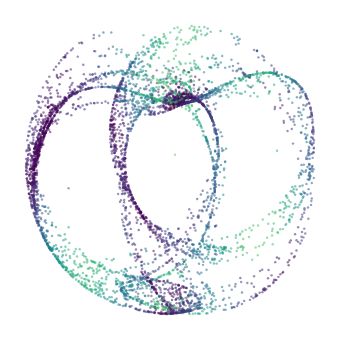

Vega-Lite specification stored for this chart:
### Vega-Lite specification from a JSON file in a GitHub repository (floating-point values rounded to 4 significant figures; data arrays with more than 128 entries replaced by an {"elided": "..."} marker saying what was removed)
{"background": null, "config": {"arc": {"fill": "#DBDBDB", "fillOpacity": 1.0, "innerRadius": 40.0, "padAngle": 0.03, "stroke": "black", "strokeOpacity": 1, "strokeWidth": 0.25}, "area": {"fill": "#DBDBDB", "fillOpacity": 1.0, "stroke": "black", "strokeOpacity": 1, "strokeWidth": 0.25}, "axis": {"domain": true, "domainCap": "round", "domainColor": "black", "domainWidth": 0.25, "grid": false, "gridCap": "round", "gridColor": "#F1F1F1", "gridDash": [0, 0], "gridOpacity": 1.0, "gridWidth": 0.25, "labelColor": "black", "labelFont": "Helvetica Neue, HelveticaNeue, Helvetica, Arial, sans-serif", "labelFontSize": 6, "labelFontStyle": "normal", "labelFontWeight": 400, "offset": 0, "ticks": true, "tickCap": "round", "tickColor": "black", "tickRound": false, "tickSize": 3, "tickWidth": 0.25, "titleColor": "black", "titleFont": "Helvetica Neue, HelveticaNeue, Helvetica, Arial, sans-serif", "titleFontSize": 6, "titleFontStyle": "normal", "titleFontWeight": 400}, "axisX": {"domain": true, "labelAlign": "center", "labelAngle": 0, "labels": true, "ticks": true, "translate": 0}, "axisY": {"domain": true, "labelAlign": "right", "labelAngle": 0, "labels": true, "ticks": true, "translate": 0}, "axisRight": {"domain": true, "labelAlign": "left", "labelAngle": 0, "labels": true, "ticks": true, "translate": 0}, "axisTop": {"domain": true, "labelAlign": "center", "labelAngle": 0, "labels": true, "ticks": true, "translate": 0}, "axisBand": {"tickOffset": 0}, "bar": {"fill": "#DBDBDB", "fillOpacity": 1.0, "stroke": "black", "strokeOpacity": 1, "strokeWidth": 0.25}, "boxplot": {"size": 14.4, "ticks": {"cornerRadius": 0.25, "fill": "black", "opacity": 1, "size": 7.2, "thickness": 0.25}, "box": {"fillOpacity": 1.0, "stroke": "black", "strokeOpacity": 1, "strokeWidth": 0.25}, "median": {"cornerRadius": 0, "fill": "black", "fillOpacity": 1.0, "opacity": 1, "size": 14.4, "thickness": 0.25}, "rule": {"fill": "black", "fillOpacity": 1.0, "size": 16.0, "stroke": "black", "strokeDash": [0, 0], "strokeOpacity": 1, "strokeWidth": 0.25}, "outliers": {"color": "black", "fill": "black", "fillOpacity": 1.0, "size": 0, "stroke": "black", "strokeOpacity": 1, "strokeWidth": 0.25}}, "circle": {"fill": "black", "fillOpacity": 1.0, "size": 2.0, "stroke": null, "strokeOpacity": 1, "strokeWidth": 0.25}, "errorband": {"band": {"fillOpacity": 0.6, "stroke": null, "strokeWidth": 0.25, "strokeOpacity": 1}, "borders": {"opacity": 0, "strokeOpacity": 1, "strokeWidth": 0.25}}, "errorbar": {"opacity": 1, "rule": {"strokeDash": [0, 0], "strokeWidth": 0.25}, "ticks": {"color": "black", "cornerRadius": 0.125, "opacity": 1, "size": 9.6, "thickness": 0.25}, "thickness": 0.25}, "font": "Helvetica Neue, HelveticaNeue, Helvetica, Arial, sans-serif", "geoshape": {"fill": "#DBDBDB", "fillOpacity": 1.0, "stroke": "black", "strokeOpacity": 1, "strokeWidth": 0.25}, "header": {"labelColor": "black", "labelFont": "Helvetica Neue, HelveticaNeue, Helvetica, Arial, sans-serif", "labelFontSize": 6, "labelFontStyle": "normal", "labelFontWeight": 400, "titleColor": "black", "titleFont": "Helvetica Neue, HelveticaNeue, Helvetica, Arial, sans-serif", "titleFontSize": 6, "titleFontStyle": "normal", "titleFontWeight": 400, "titlePadding": 0}, "legend": {"disable": false, "offset": 4.5, "titlePadding": 4, "labelOffset": 2, "gradientLabelOffset": 2, "columnPadding": 4, "rowPadding": 2, "gradientLength": 80.0, "gradientThickness": 8.0, "gradientOpacity": 1.0, "gradientStrokeColor": "black", "gradientStrokeWidth": 0.25, "labelColor": "black", "labelFont": "Helvetica Neue, HelveticaNeue, Helvetica, Arial, sans-serif", "labelFontSize": 6, "labelFontStyle": "normal", "labelFontWeight": 400, "strokeColor": "black", "strokeWidth": 0, "symbolSize": 36, "symbolStrokeColor": "black", "symbolStrokeWidth": 0.25, "titleColor": "black", "titleFont": "Helvetica Neue, HelveticaNeue, Helvetica, Arial, sans-serif", "titleFontSize": 6, "titleFontStyle": "normal", "titleFontWeight": 400}, "line": {"color": "black", "stroke": "black", "strokeCap": "butt", "strokeDash": [0, 0], "strokeOpacity": 1, "strokeWidth": 0.5}, "point": {"filled": true, "fill": "#DBDBDB", "fillOpacity": 1.0, "size": 8.0, "stroke": "black", "strokeOpacity": 1, "strokeWidth": 0.25}, "range": {"category": ["#B2B2B2", "#4A7CD3", "#008542", "#664CAF", "#509F98", "#636363", "#284F93", "#005226", "#382864", "#285753"], "diverging": {"scheme": ["#443E60", "#5F597E", "#7C759B", "#9994B6", "#B7B4CC", "#D6D5DC", "#F6F6F6", "#D1DAD9", "#A4C2BF", "#7AA9A4", "#578E89", "#37736E", "#1B5954"]}, "heatmap": {"scheme": ["#440154", "#472270", "#433E82", "#38598C", "#2C728E", "#238A8D", "#24A086", "#39B578", "#5DC862", "#96D646", "#CAE02D", "#FDE724"]}, "ordinal": {"scheme": ["#F1F1F1", "#DBDBDB", "#C6C6C6", "#B2B2B2", "#9D9D9D", "#898989", "#767676", "#636363", "#515151", "#404040", "#2F2F2F", "#1F1F1F"]}, "ramp": {"scheme": ["#440154", "#472270", "#433E82", "#38598C", "#2C728E", "#238A8D", "#24A086", "#39B578", "#5DC862", "#96D646", "#CAE02D", "#FDE724"]}}, "rule": {"color": "black", "stroke": "black", "strokeCap": "round", "strokeDash": [2, 2], "strokeOpacity": 1, "strokeWidth": 0.25}, "scale": {"barBandPaddingInner": 0.1, "rectBandPaddingInner": 0, "tickBandPaddingInner": 0.1, "bandPaddingOuter": 0.1, "bandWithNestedOffsetPaddingInner": 0.2, "bandWithNestedOffsetPaddingOuter": 0.2, "offsetBandPaddingInner": 0, "offsetBandPaddingOuter": 0, "continuousPadding": 8.0, "round": false}, "rect": {"fill": "#DBDBDB", "fillOpacity": 1.0, "stroke": "black", "strokeOpacity": 1, "strokeWidth": 0.25}, "square": {"fill": "#DBDBDB", "fillOpacity": 1.0, "size": 16.0, "stroke": "black", "strokeOpacity": 1, "strokeWidth": 0.25}, "text": {"color": "black", "font": "Helvetica Neue, HelveticaNeue, Helvetica, Arial, sans-serif", "fontSize": 6, "fontStyle": "normal", "fontWeight": 400}, "tick": {"color": "black", "cornerRadius": 0.125, "opacity": 1.0, "size": 14.4, "thickness": 0.25}, "title": {"anchor": "middle", "frame": "group", "color": "black", "font": "Helvetica Neue, HelveticaNeue, Helvetica, Arial, sans-serif", "fontSize": 6, "fontStyle": "normal", "fontWeight": 400, "subtitleColor": "black", "subtitleFont": "Helvetica Neue, HelveticaNeue, Helvetica, Arial, sans-serif", "subtitleFontSize": 6, "subtitleFontStyle": "normal", "subtitleFontWeight": 400}, "trail": {"color": "black", "opacity": 1, "size": 0.5}, "view": {"continuousWidth": 160, "continuousHeight": 160, "discreteWidth": 160, "discreteHeight": 160, "fill": null, "stroke": null, "strokeWidth": 0.25}}, "data": {"name": "data-44b1e97552df226df318dbc6550839f0"}, "mark": {"type": "circle", "opacity": 0.55, "size": 1.5}, "encoding": {"color": {"field": "speed", "legend": null, "title": null, "type": "quantitative"}, "x": {"axis": null, "field": "x", "type": "quantitative", "scale": {"nice": false}}, "y": {"axis": null, "field": "y", "type": "quantitative", "scale": {"nice": false}}}, "view": {"stroke": null}, "$schema": "https://vega.github.io/schema/vega-lite/v6.4.1.json", "datasets": {"data-44b1e97552df226df318dbc6550839f0": {"elided": "5000 records"}}}
